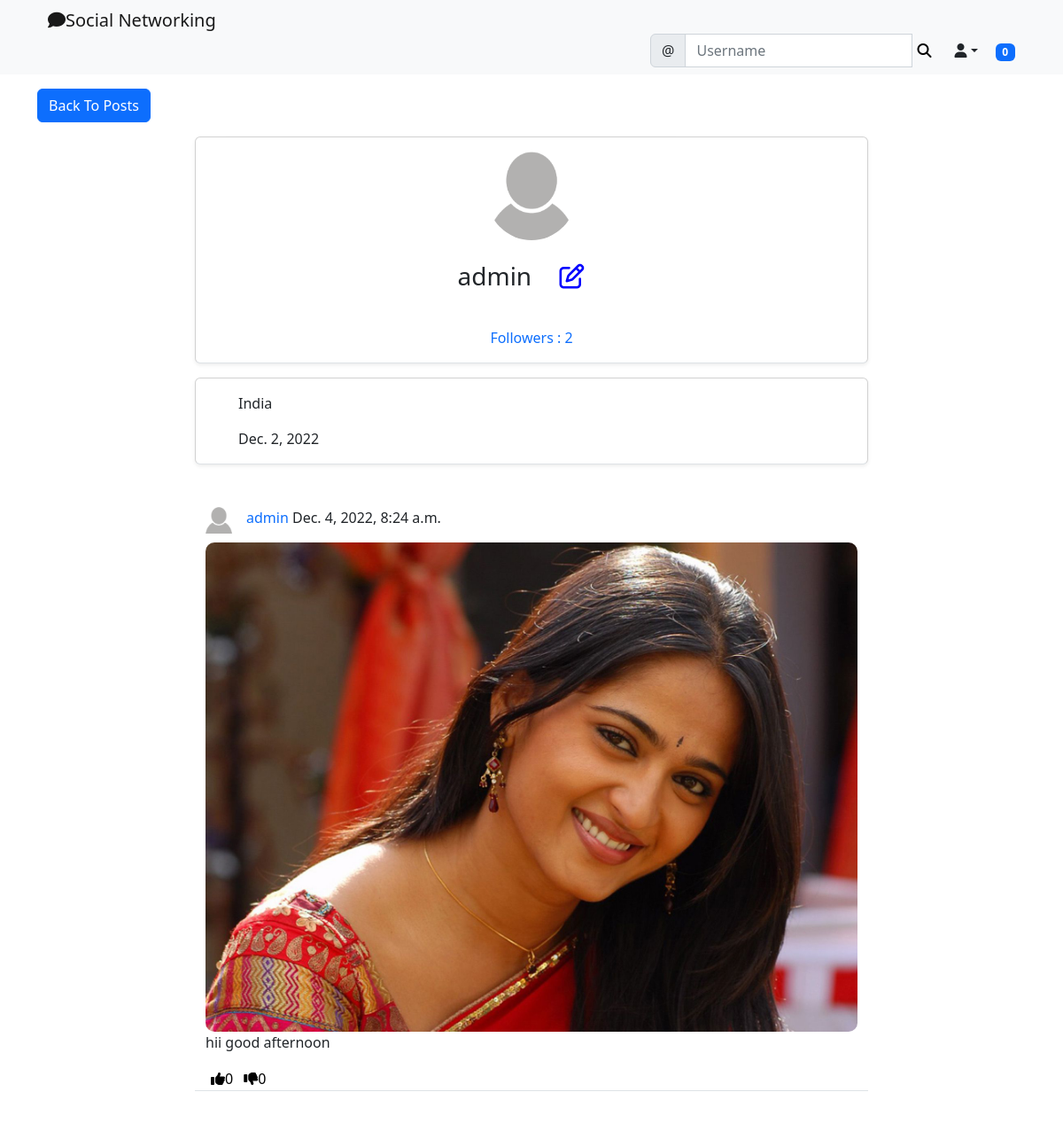
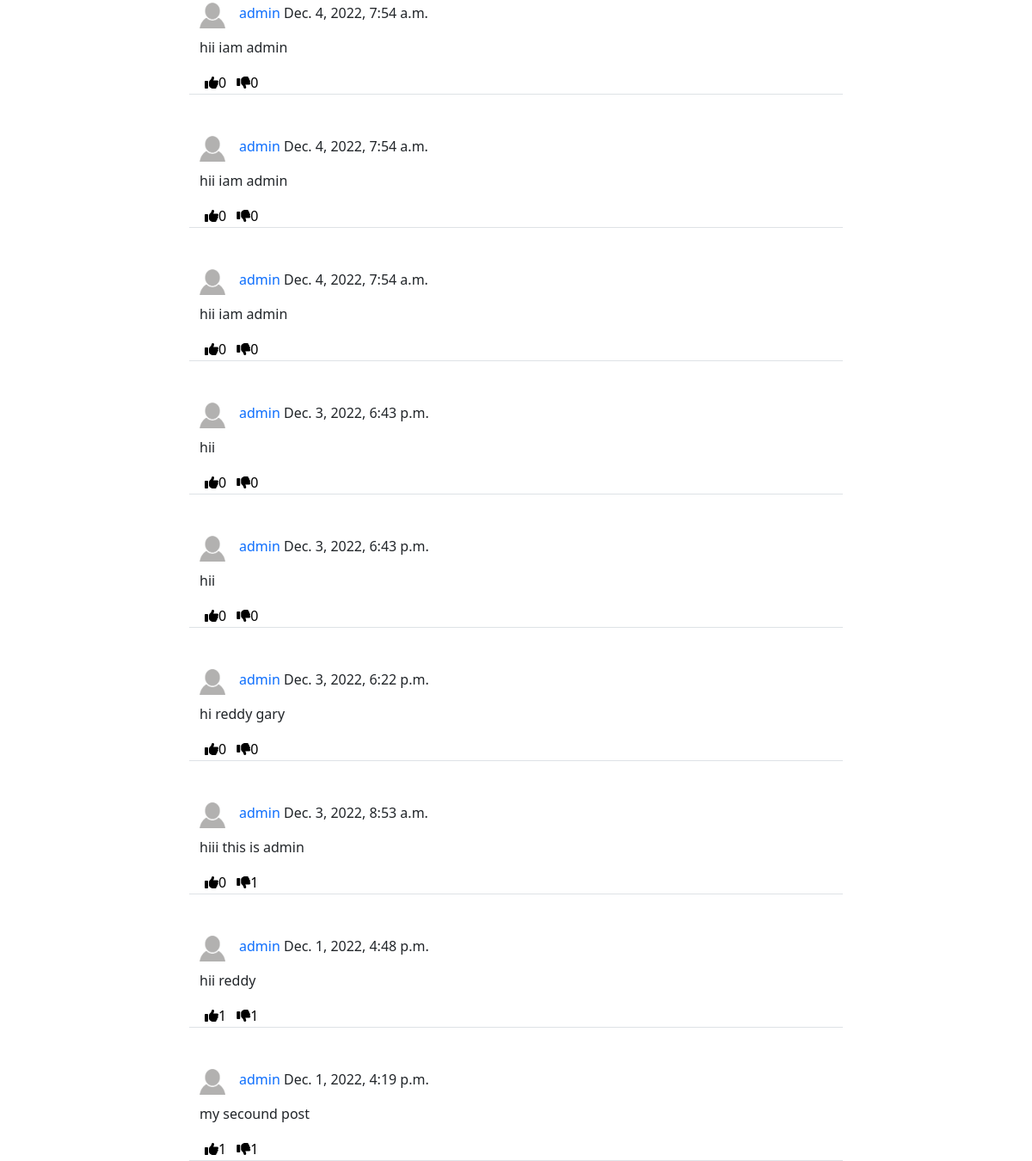
The page /social/profile/1 (signed in) on the database its author committed (2 pictures, top to bottom).
### social_appe/models.py (models this page shows)
class UserProfile(models.Model):
    user=models.OneToOneField(User,primary_key=True,verbose_name='user',related_name='profile',on_delete=models.CASCADE)
    name=models.CharField(max_length=30,blank=True,null=True)
    bio=models.TextField(max_length=500,blank=True,null=True)
    birth_date=models.DateField(null=True,blank=True)
    location=models.CharField(max_length=100,null=True,blank=True)
    picture=models.ImageField(upload_to='upload/profile_pictures',default='uploads/profile_pictures/default.png')
    followers=models.ManyToManyField(User,related_name='followers',blank=True)

class Post(models.Model):
    body=models.TextField()
    image=models.ImageField(upload_to='upload/post_pictures',blank=True,null=True)
    created_on=models.DateTimeField(default=timezone.now())
    author=models.ForeignKey(User,on_delete=models.CASCADE)
    likes=models.ManyToManyField(User,blank=True,related_name='likes')
    dislikes=models.ManyToManyField(User,blank=True,related_name='dislikes')

### social_appe/views.py (the view)
# urls.py: path('profile/<int:pk>',ProfileView.as_view(),name='profile'),
class ProfileView(View):
    def get(self,request,pk,*args,**kwargs):
        profile=UserProfile.objects.get(pk=pk)
        user=profile.user
        posts=Post.objects.filter(author=user).order_by('-created_on')
        followers=profile.followers.all()
        if len(followers) == 0:
            is_following = False
        for follower in followers:
            if follower == request.user:
                is_following = True
                break
            else:
                is_following = False
        number_of_followers=len(followers)
        content={
            'user':user,
            'profile':profile,
            'posts':posts,
            'number_of_followers':number_of_followers,
            'is_following':is_following
        }
        return render(request,'social_appe/profile.html',content)

### landing/templatetags/custom_tags.py (called while the page is built)
@register.inclusion_tag('social_appe/show_notifications.html', takes_context=True)
def show_notifications(context):
	request_user = context['request'].user
	notifications = Notification.objects.filter(to_user=request_user).exclude(user_has_seen=True).order_by('-date')
	return {'notifications': notifications}

### social_appe/templates/social_appe/profile.html (shortened to what this page needs)
{% extends 'landing/base.html' %}
{% load crispy_forms_tags %}
{% block content %}
    <div class="container">
    <div class="row mt-3">
        <div class="col-md-5 col-sm-6">
            <a href="{% url 'post_list' %}" class="btn btn-primary">Back To Posts</a>
        </div>
    </div>
    <div class="row justify-content-center mt-3">
        <div class="card shadow-sm  col-md-8 col-sm-12 border-bottom px-5 pt-3 ">
        <div class="text-center">
        <img src="{{ profile.picture.url }}" class="rounded-circle" width="100" height="100">
            {% if profile.name %}
                <h3 class="py-4">{{ profile.name }}
                    <span class="mx-4">
                        <a href="{% url 'profile_edit' profile.pk %}" style="color: blue"><i class="fa fa-edit"></i></a>
                    </span>
                </h3>
                {% else %}
                 <h3 class="py-4">{{ user.username }}
                    <span class="mx-4">
                        <a href="{% url 'profile_edit' profile.pk %}" style="color: blue"><i class="fa fa-edit"></i></a>
                    </span>
                </h3>
            {% endif %}
         <div class="my-3">
        <a href="{% url 'list_followers' profile.pk %}" class="post_link">Followers : {{ number_of_followers }}</a>
    </div>
        </div>
        </div>
    </div>
    <div class="row justify-content-center mt-3">
        <div class="card shadow-sm  col-md-8 col-sm-12 border-bottom px-5 pt-3 ">
            {% if profile.location %}
                <p>{{ profile.location }}</p>
            {% endif %}
            {% if profile.birth_date %}
                <p>{{ profile.birth_date }}</p>
            {% endif %}
          </div>
    </div>
    {% for post in posts %}
    <div class="row justify-content-center mt-5">
        <div class="col-md-8 col-sm-12 border-bottom position-relative">
            <div>
                <a href="{% url 'profile' post.author.profile.pk %}">
                    <img src="{{ post.author.profile.picture.url }}" class="round-circle post_img" height="30" width="30" />
                </a>
                <p class="post-test">
                    <a style="text-decoration: none" class="text-primary" href="{% url 'profile' post.author.profile.pk %}">
                        {{ post.author }}</a> {{ post.created_on }}
                </p>
            </div>
            <div class="position-relative">
                {% if post.image %}
                    <img src="{{ post.image.url }}" class="post_image">
                {% endif %}
                <p>{{ post.body }}</p>
            </div>
             <div class="d-flex flex-row">
                <form method="post" action="{% url 'like' post.pk %}" >
                    <button class="remove_default_btn" type="submit">
                        <i class="fa fa-thumbs-up mr-1"></i><span>{{ post.likes.all.count }}</span>
                    </button>
                </form>
                <form method="post" action="{% url 'dislike' post.pk %}" >
                    <button class="remove_default_btn" type="submit">
                        <i class="fa fa-thumbs-down mr-1"></i><span>{{ post.dislikes.all.count }}</span>
                    </button>
                </form>
            </div>
        </div>
    </div>
    {% endfor %}
    </div>
{% endblock content %}

### landing/templates/landing/base.html (shortened to what this page needs)
{% load static %}
<!doctype html>
<html lang="en">
  <head>
      <link href="https://cdn.jsdelivr.net/npm/bootstrap@5.2.3/dist/css/bootstrap.min.css" rel="stylesheet">
        <link rel="stylesheet" href="{% static 'css/styles.css' %}">
  </head>
  <body>
  {% include 'landing/nacbar.html' %}
    {% block content %}
    {% endblock content %}
  </body>
</html>

### landing/templates/landing/nacbar.html (shortened to what this page needs)
{% load custom_tags %}
<nav class="navbar navbar-expand-lg bg-light">
<div class="container">
  <div class="container-fluid">
    <a class="navbar-brand"
       {% if user.is_authenticated %}
            href="{% url 'post_list' %}"
       {% else %}
            href="{% url 'index' %}"
       {% endif %}
    ><i class=" fa fa-comment"></i>Social Networking</a>
    <div class="collapse navbar-collapse" id="navbarSupportedContent">
     <form class="d-flex" method="get" action="{% url 'profile_search' %}" role="search">
         <div class="input-group">
              <span class="input-group-text" id="basic-addon1">@</span>
              <input type="text" class="form-control" placeholder="Username" aria-label="Username" aria-describedby="basic-addon1"
              name="query" value="{{ request.GET.query }}">
             <button  class="remove_default_btn" type="submit"><i class="fa fa-search"></i></button>
         </div>
      </form>
        {% if user.is_authenticated %}
        <div class="nav-item dropdown " style="margin-left: 20px">
                 <a class="nav-link dropdown-toggle text-dark" data-bs-toggle="dropdown" role="button" aria-expanded="false"><i class="fas fa-user"></i></a>
        </div>
            <div class="nav-item">
            {% show_notifications %}
            </div>
        {% endif %}
    </div>
  </div>
</div>
</nav>

### social_appe/templates/social_appe/show_notifications.html (shortened to what this page needs)
<div class="dropdown " style="margin-left: 20px">
	<span class="badge bg-primary notification-badge" onclick="shownotification()">{{ notifications.count }}</span>
	</div>

### static/css/styles.css (style rules this page uses)
.remove_default_btn { border: none; box-shadow: none; background-color: transparent; }
.post_img { float: left; margin-right: 1rem; }
.post_image { max-width: 100%; height: auto; border-radius: 10px; border-bottom: 10px; }
.post_link { text-decoration:none; }
.notification-badge { transition: 0.3s; }
.dropdown { position: relative; display: inline-block; }

### rows shown on the page
UserProfile: picture (placeholder picture), name "admin", location "India", birth_date "Dec. 2, 2022"
Post: author.profile.picture (placeholder picture), author "admin", created_on "Dec. 4, 2022, 8:24 a.m.", image (picture), body "hii good afternoon", likes.all.count "0", dislikes.all.count "0"
Post: author.profile.picture (placeholder picture), author "admin", created_on "Dec. 4, 2022, 7:54 a.m.", body "hii iam admin", likes.all.count "0", dislikes.all.count "0"
Post: author.profile.picture (placeholder picture), author "admin", created_on "Dec. 4, 2022, 7:54 a.m.", body "hii iam admin", likes.all.count "0", dislikes.all.count "0"
Post: author.profile.picture (placeholder picture), author "admin", created_on "Dec. 4, 2022, 7:54 a.m.", body "hii iam admin", likes.all.count "0", dislikes.all.count "0"
Post: author.profile.picture (placeholder picture), author "admin", created_on "Dec. 3, 2022, 6:43 p.m.", body "hii", likes.all.count "0", dislikes.all.count "0"
Post: author.profile.picture (placeholder picture), author "admin", created_on "Dec. 3, 2022, 6:43 p.m.", body "hii", likes.all.count "0", dislikes.all.count "0"
Post: author.profile.picture (placeholder picture), author "admin", created_on "Dec. 3, 2022, 6:22 p.m.", body "hi reddy gary", likes.all.count "0", dislikes.all.count "0"
Post: author.profile.picture (placeholder picture), author "admin", created_on "Dec. 3, 2022, 8:53 a.m.", body "hiii this is admin", likes.all.count "0", dislikes.all.count "1"
Post: author.profile.picture (placeholder picture), author "admin", created_on "Dec. 1, 2022, 4:48 p.m.", body "hii reddy", likes.all.count "1", dislikes.all.count "1"
Post: author.profile.picture (placeholder picture), author "admin", created_on "Dec. 1, 2022, 4:19 p.m.", body "my secound post", likes.all.count "1", dislikes.all.count "1"

### other values the page prints
{{ notifications.count }} "0"
{{ number_of_followers }} "2"
